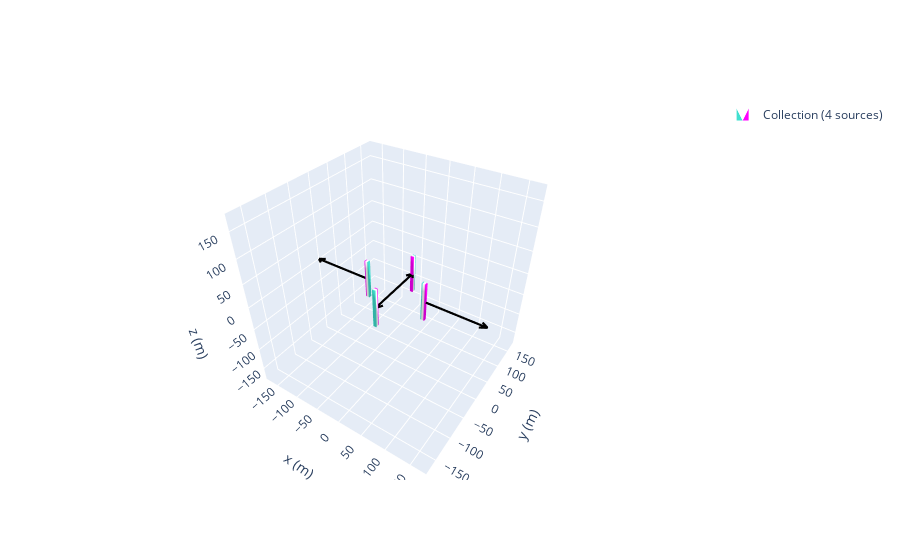

Notebook cell for this chart:
### Code cell
tfmot = magpy.Collection()
N = 4
angles = np.linspace(0, 360, N, endpoint=False)
angles_d = [0,180,0,180]
l = 30
halbach = magpy.Collection()
mstyle = dict(
    mode="color+arrow",
    color=dict(north="magenta", middle="white", south="turquoise"),
    arrow=dict(width=2, color="k")
)
for a in range(len(angles)):
    cube= magpy.magnet.Cuboid(
    dimension=(8,6,80),
    polarization=(1.17,0,0),
    position=(30+l,0,0),
    style_magnetization=mstyle )
    
    cube.rotate_from_angax(angles[a], 'z',anchor = 0)
    cube.rotate_from_angax(angles_d[a], 'z')

    tfmot.add(cube)

magpy.show(tfmot, backend='plotly',)

### Figure 1 — Plotly figure (JSON) as saved in the notebook; plotly's stock layout.template omitted (floating-point values rounded to 4 significant figures)
{"data": [{"color": "#2e91e5", "colorscale": [[0, "turquoise"], [0.16, "turquoise"], [0.26, "white"], [0.74, "white"], [0.84, "magenta"], [1, "magenta"]], "i": [7, 0, 0, 0, 4, 4, 2, 6, 4, 0, 3, 7, 15, 8, 8, 8, 12, 12, 10, 14, 12, 8, 11, 15, 23, 16, 16, 16, 20, 20, 18, 22, 20, 16, 19, 23, 31, 24, 24, 24, 28, 28, 26, 30, 28, 24, 27, 31], "intensity": [0, 0, 1, 1, 0, 0, 1, 1, 0, 0, 1, 1, 0, 0, 1, 1, 0, 0, 1, 1, 0, 0, 1, 1, 0, 0, 1, 1, 0, 0, 1, 1], "j": [0, 7, 1, 2, 6, 7, 1, 2, 5, 5, 2, 2, 8, 15, 9, 10, 14, 15, 9, 10, 13, 13, 10, 10, 16, 23, 17, 18, 22, 23, 17, 18, 21, 21, 18, 18, 24, 31, 25, 26, 30, 31, 25, 26, 29, 29, 26, 26], "k": [3, 4, 2, 3, 5, 6, 5, 5, 0, 1, 7, 6, 11, 12, 10, 11, 13, 14, 13, 13, 8, 9, 15, 14, 19, 20, 18, 19, 21, 22, 21, 21, 16, 17, 23, 22, 27, 28, 26, 27, 29, 30, 29, 29, 24, 25, 31, 30], "legendgroup": "Collection(id=2255106827824)", "name": "Collection (4 sources)", "opacity": 1, "showlegend": true, "showscale": false, "type": "mesh3d", "x": [56, 56, 64, 64, 56, 56, 64, 64, -3.0, 3.0, 3.0, -3.0, -3.0, 3.0, 3.0, -3.0, -56, -56, -64, -64, -56, -56, -64, -64, 3.0, -3.0, -3.0, 3.0, 3.0, -3.0, -3.0, 3.0], "y": [-3, 3, 3, -3, -3, 3, 3, -3, 64, 64, 56, 56, 64, 64, 56, 56, 3.0, -3.0, -3.0, 3.0, 3.0, -3.0, -3.0, 3.0, -64, -64, -56, -56, -64, -64, -56, -56], "z": [-40, -40, -40, -40, 40, 40, 40, 40, -40, -40, -40, -40, 40, 40, 40, 40, -40, -40, -40, -40, 40, 40, 40, 40, -40, -40, -40, -40, 40, 40, 40, 40]}, {"legendgroup": "Collection(id=2255106827824)", "line": {"color": "black", "dash": "solid", "width": 4.4}, "mode": "lines", "name": "Collection (4 sources)", "opacity": 1, "showlegend": false, "type": "scatter3d", "x": [null, 60, 180.0, 168.0, 180.0, 168.0, 180.0, 180.0, null, 1.332e-14, 1.332e-14, 7.2, 1.332e-14, -7.2, 1.332e-14, 1.332e-14, null, -60, -180.0, -168.0, -180.0, -168.0, -180.0, -180.0, null, -1.332e-14, -1.332e-14, -7.2, -1.332e-14, 7.2, -1.332e-14, -1.332e-14], "y": [null, 0, 2.665e-14, 7.2, 2.665e-14, -7.2, 2.665e-14, 2.665e-14, null, 60, -60.0, -48.0, -60.0, -48.0, -60.0, -60.0, null, 7.348e-15, -4.602e-15, -7.2, -4.602e-15, 7.2, -4.602e-15, -4.602e-15, null, -60, 60.0, 48.0, 60.0, 48.0, 60.0, 60.0], "z": [null, 0, 0, 0, 0, 0, 0, 0, null, 0, 0, 0, 0, 0, 0, 0, null, 0, 0, 0, 0, 0, 0, 0, null, 0, 0, 0, 0, 0, 0, 0]}], "layout": {"legend": {"itemsizing": "constant"}, "scene": {"aspectmode": "manual", "aspectratio": {"x": 1, "y": 1, "z": 1}, "camera": {"eye": {"x": 1, "y": -1.5, "z": 1.4}}, "xaxis": {"autorange": false, "range": [-180.0, 180.0], "title": {"text": "x (m)"}}, "yaxis": {"autorange": false, "range": [-180.0, 180.0], "title": {"text": "y (m)"}}, "zaxis": {"autorange": false, "range": [-180.0, 180.0], "title": {"text": "z (m)"}}}}}
